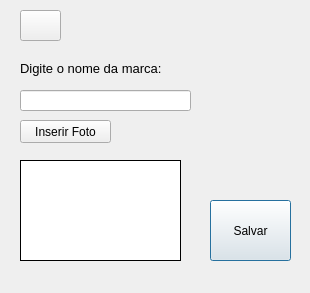
<?xml version="1.0" encoding="UTF-8"?>
<ui version="4.0">
 <class>TelaMarca</class>
 <widget class="QDialog" name="TelaMarca">
  <property name="geometry">
   <rect>
    <x>0</x>
    <y>0</y>
    <width>310</width>
    <height>293</height>
   </rect>
  </property>
  <property name="windowTitle">
   <string>Cadastrar Marca</string>
  </property>
  <widget class="QLabel" name="label">
   <property name="geometry">
    <rect>
     <x>20</x>
     <y>60</y>
     <width>171</width>
     <height>16</height>
    </rect>
   </property>
   <property name="font">
    <font>
     <pointsize>10</pointsize>
    </font>
   </property>
   <property name="text">
    <string>Digite o nome da marca:</string>
   </property>
  </widget>
  <widget class="QLineEdit" name="lineEdit_TituloMarca">
   <property name="geometry">
    <rect>
     <x>20</x>
     <y>90</y>
     <width>171</width>
     <height>21</height>
    </rect>
   </property>
  </widget>
  <widget class="QPushButton" name="pushButton_ConfirmarMarca">
   <property name="geometry">
    <rect>
     <x>210</x>
     <y>200</y>
     <width>81</width>
     <height>61</height>
    </rect>
   </property>
   <property name="text">
    <string>Salvar</string>
   </property>
   <property name="icon">
    <iconset resource="resources.qrc">
     <normaloff>:/rec/img/devices_floppydisk_dispositivos_691.png</normaloff>:/rec/img/devices_floppydisk_dispositivos_691.png</iconset>
   </property>
   <property name="iconSize">
    <size>
     <width>28</width>
     <height>28</height>
    </size>
   </property>
   <property name="autoDefault">
    <bool>true</bool>
   </property>
   <property name="default">
    <bool>true</bool>
   </property>
   <property name="flat">
    <bool>false</bool>
   </property>
  </widget>
  <widget class="QLabel" name="label_img">
   <property name="geometry">
    <rect>
     <x>20</x>
     <y>160</y>
     <width>161</width>
     <height>101</height>
    </rect>
   </property>
   <property name="cursor">
    <cursorShape>UpArrowCursor</cursorShape>
   </property>
   <property name="styleSheet">
    <string notr="true">background-color: rgb(255, 255, 255);</string>
   </property>
   <property name="frameShape">
    <enum>QFrame::Box</enum>
   </property>
   <property name="text">
    <string>&lt;html&gt;&lt;head/&gt;&lt;body&gt;&lt;p&gt;&lt;br/&gt;&lt;/p&gt;&lt;/body&gt;&lt;/html&gt;</string>
   </property>
  </widget>
  <widget class="QPushButton" name="pushButton_InserirFoto">
   <property name="geometry">
    <rect>
     <x>20</x>
     <y>120</y>
     <width>91</width>
     <height>23</height>
    </rect>
   </property>
   <property name="text">
    <string>Inserir Foto</string>
   </property>
  </widget>
  <widget class="QPushButton" name="pushButton">
   <property name="geometry">
    <rect>
     <x>20</x>
     <y>10</y>
     <width>41</width>
     <height>31</height>
    </rect>
   </property>
   <property name="styleSheet">
    <string notr="true">qproperty-icon:url(:/rec/img/reply-arrow-filled.png)</string>
   </property>
   <property name="text">
    <string/>
   </property>
   <property name="iconSize">
    <size>
     <width>24</width>
     <height>24</height>
    </size>
   </property>
  </widget>
 </widget>
 <resources>
  <include location="resources.qrc"/>
 </resources>
 <connections/>
</ui>
